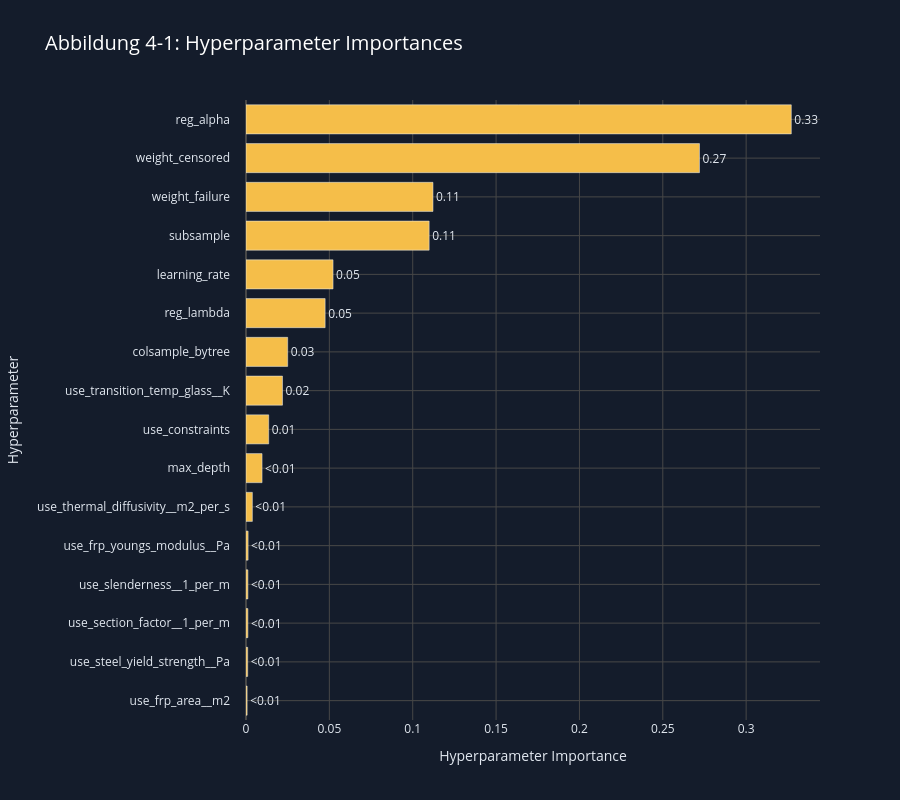

Here is the notebook cell this chart was saved with:
### Code cell
from outsourced import plot_hyperparameter_importance
plot_hyperparameter_importance(study, mpl_theme)

### Figure 1 — Plotly figure (JSON) as saved in the notebook; plotly's stock layout.template omitted (floating-point values rounded to 4 significant figures)
{"data": [{"cliponaxis": false, "hovertemplate": ["use_frp_area__m2 (CategoricalDistribution): 0.0006802288138526932<extra></extra>", "use_steel_yield_strength__Pa (CategoricalDistribution): 0.0010217319626713562<extra></extra>", "use_section_factor__1_per_m (CategoricalDistribution): 0.0011371376300144337<extra></extra>", "use_slenderness__1_per_m (CategoricalDistribution): 0.0011545965095137055<extra></extra>", "use_frp_youngs_modulus__Pa (CategoricalDistribution): 0.0012610585042913773<extra></extra>", "use_thermal_diffusivity__m2_per_s (CategoricalDistribution): 0.003812690362000716<extra></extra>", "max_depth (IntDistribution): 0.009625016579961676<extra></extra>", "use_constraints (CategoricalDistribution): 0.013617840437074865<extra></extra>", "use_transition_temp_glass__K (CategoricalDistribution): 0.021899567782039327<extra></extra>", "colsample_bytree (FloatDistribution): 0.025000501066671642<extra></extra>", "reg_lambda (FloatDistribution): 0.0474667090359163<extra></extra>", "learning_rate (FloatDistribution): 0.05221575339374099<extra></extra>", "subsample (FloatDistribution): 0.10985534236563133<extra></extra>", "weight_failure (FloatDistribution): 0.11216107763948048<extra></extra>", "weight_censored (FloatDistribution): 0.2720113516388544<extra></extra>", "reg_alpha (FloatDistribution): 0.3270793962782847<extra></extra>"], "marker": {"color": "#F5BE49"}, "name": "Objective Value", "orientation": "h", "text": ["<0.01", "<0.01", "<0.01", "<0.01", "<0.01", "<0.01", "<0.01", "0.01", "0.02", "0.03", "0.05", "0.05", "0.11", "0.11", "0.27", "0.33"], "textfont": {"color": "#E2E8F0"}, "textposition": "outside", "type": "bar", "x": [0.0006802, 0.001022, 0.001137, 0.001155, 0.001261, 0.003813, 0.009625, 0.01362, 0.0219, 0.025, 0.04747, 0.05222, 0.1099, 0.1122, 0.272, 0.3271], "y": ["use_frp_area__m2", "use_steel_yield_strength__Pa", "use_section_factor__1_per_m", "use_slenderness__1_per_m", "use_frp_youngs_modulus__Pa", "use_thermal_diffusivity__m2_per_s", "max_depth", "use_constraints", "use_transition_temp_glass__K", "colsample_bytree", "reg_lambda", "learning_rate", "subsample", "weight_failure", "weight_censored", "reg_alpha"]}], "layout": {"bargap": 0.25, "font": {"color": "#E2E8F0"}, "height": 800, "paper_bgcolor": "#141C2B", "plot_bgcolor": "#141C2B", "title": {"font": {"color": "#FFFFFF", "size": 20}, "text": "Abbildung 4-1: Hyperparameter Importances"}, "xaxis": {"gridcolor": "#474747", "tickcolor": "#E2E8F0", "title": {"text": "Hyperparameter Importance"}, "zerolinecolor": "#474747"}, "yaxis": {"gridcolor": "#474747", "tickcolor": "#E2E8F0", "ticklabelstandoff": 15, "title": {"text": "Hyperparameter"}, "zerolinecolor": "#474747"}}}
